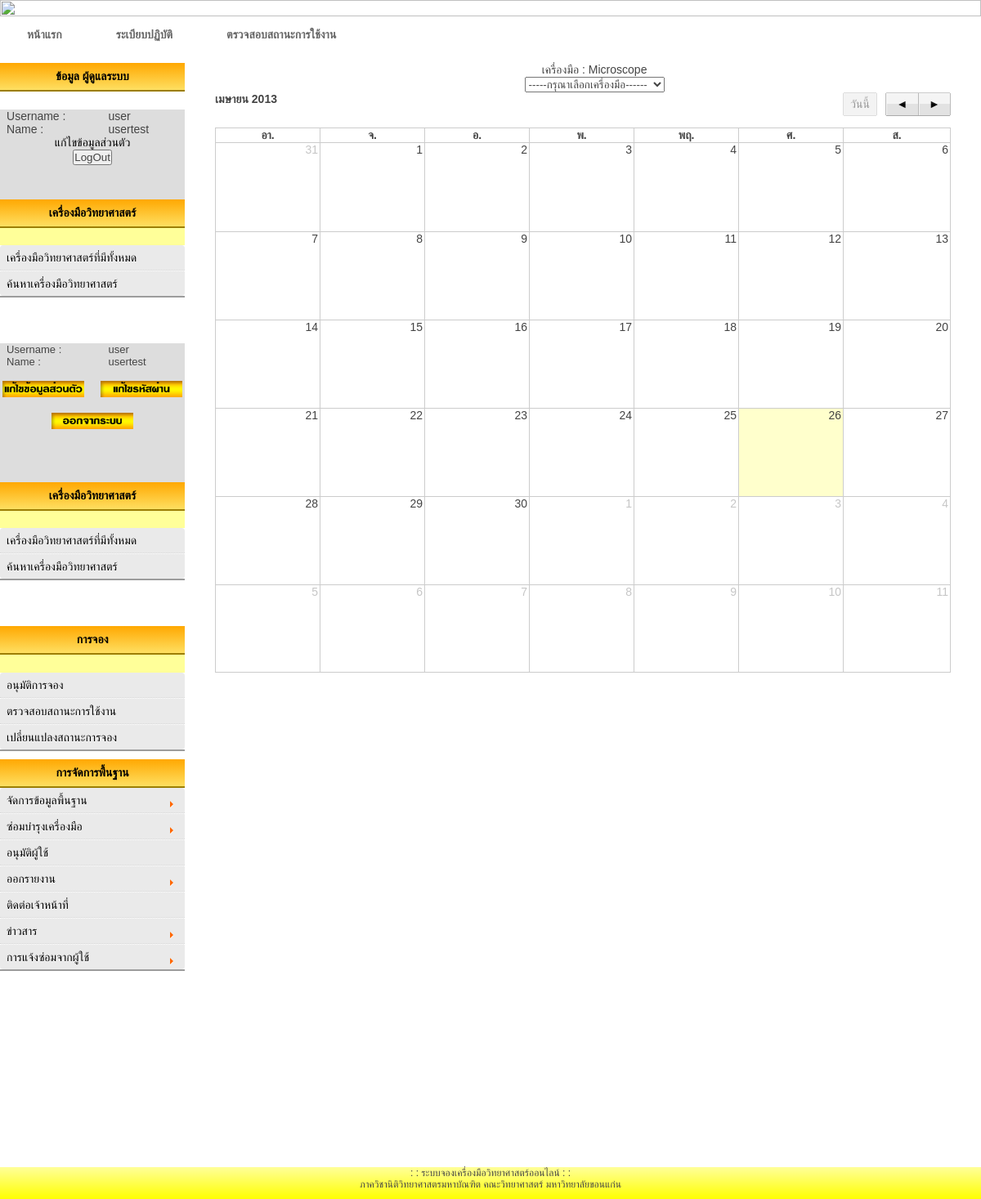
The page /events/index1-2.php (signed in) on the database as committed earlier.
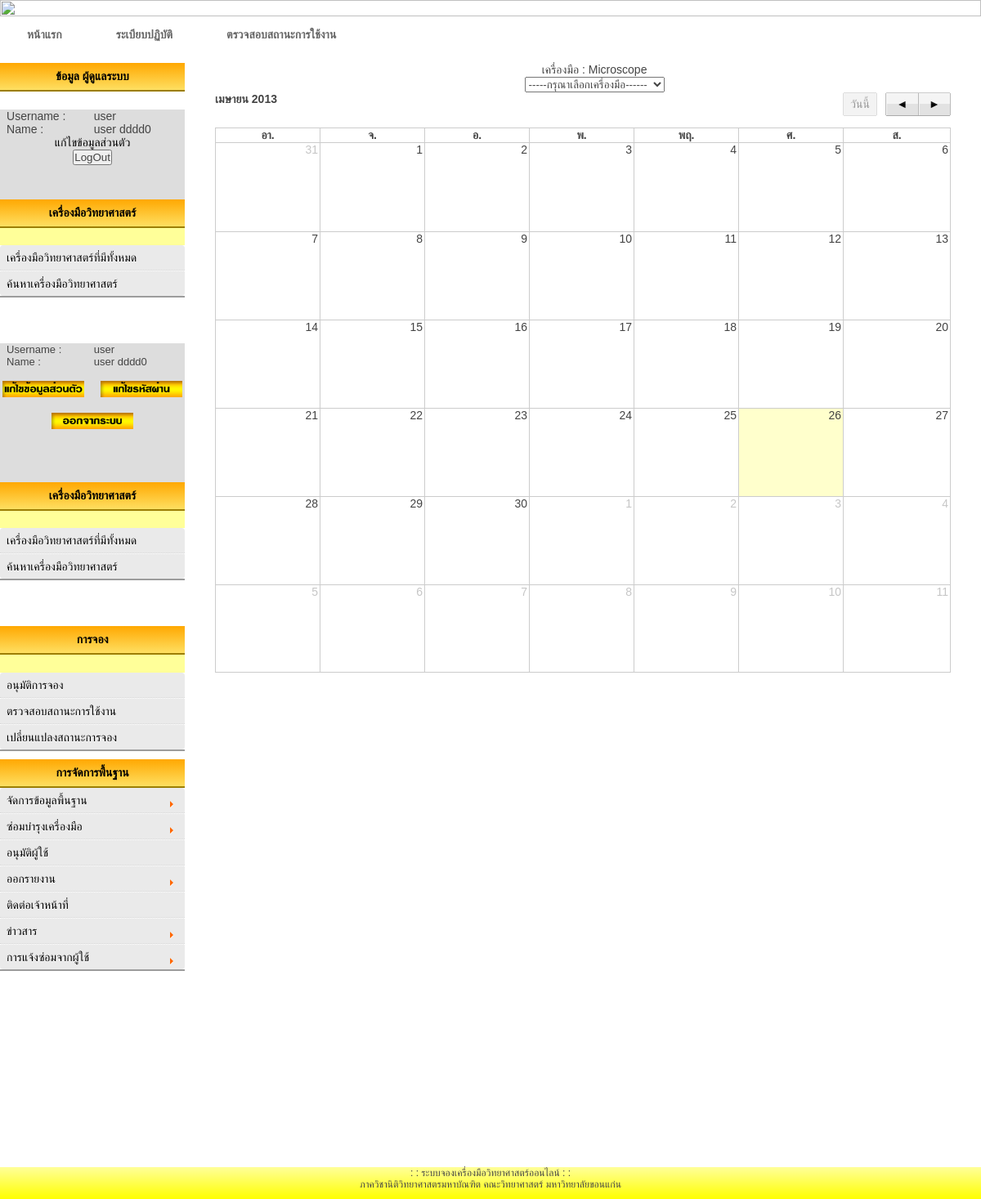
The same page on the database as committed later.
### tables this page shows
CREATE TABLE IF NOT EXISTS `user` (
  `UserId` int(5) NOT NULL AUTO_INCREMENT,
  `UserName` varchar(50) NOT NULL,
  `Password` varchar(20) NOT NULL,
  `UserFullname` varchar(50) NOT NULL,
  `UserSex` varchar(5) NOT NULL,
  `UserAddress` varchar(150) NOT NULL,
  `UserPhone` varchar(11) NOT NULL,
  `UserEmail` varchar(150) NOT NULL,
  `UserSSID` varchar(13) NOT NULL,
  `UserStatus` varchar(20) NOT NULL DEFAULT 'user' COMMENT 'status: user, ADMIN, authority, authority-apply',
  `Active` varchar(10) NOT NULL DEFAULT 'No' COMMENT 'Active : Yes,No,NoApply',
  `Detail` varchar(300) NOT NULL,
  `FacultyId` varchar(10) NOT NULL,
  `DepartmentId` varchar(10) NOT NULL,
  `BranchId` varchar(10) NOT NULL,
  PRIMARY KEY (`UserId`),
  UNIQUE KEY `UserName` (`UserName`)
);

### events/index1-2.php (the view, shortened to what the changed rows need)
<html>
<?php
  $strSQL = "SELECT * FROM user WHERE UserId = '".$_SESSION['UserId']."' ";
  $objQuery = mysql_query($strSQL)or die(mysql_error());
  $objResult = mysql_fetch_array($objQuery);
?>
<html>
<head>
<link href="styles_head.css" rel="stylesheet" type="text/css">
<link href="table1.css" rel="stylesheet" type="text/css">
<link href="text1.css" rel="stylesheet" type="text/css" />
<link href="styles_menu.css" rel="stylesheet" type="text/css">
<link rel="stylesheet" href="style.css" />
<link href="smooth-php-cal.css" rel="stylesheet" />
<link rel='stylesheet' type='text/css' href='../fullcalendar/fullcalendar.css' />
<link rel='stylesheet' type='text/css' href='../fullcalendar/fullcalendar.print.css' media='print' />
</head>
<body>
<table width="100%" border="0" BORDERCOLOR="CCCCCC"align="center" cellpadding="0" cellspacing="0" >
  <tr>
    <th colspan="3" scope="col"><img src="../images/header.bmp" width="100%" height="100%" /></th>
  </tr>
  <tr>
    <th colspan="3" scope="col">
	<div id='navbar'>
<ul>
   <li><a href="../admin/admin_page1.php"><span>หน้าแรก</span></a></li>
   <li><a href="../admin/HowToReserve-A.php"><span>ระเบียบปฏิบัติ</span></a></li>
   <li><a href="index1.php"><span>ตรวจสอบสถานะการใช้งาน</span></a></li>
</ul>
</div>
<div style="clear:both; margin: 0 0 1px 0;">&nbsp;</div>
	</th>
  </tr>
     <tr>
    <td BGCOLOR="DDDDDD"><center><form name="form1" method="post" action="../check_login.php">
  <table border="0" style="width: 210px">
    <tbody>
      <tr>
        <td>Username :</td>
        <td><?php echo $objResult["UserName"];?>
        </td>
      </tr>
      <tr>
        <td>Name : </td>
        <td><?php echo $objResult["UserFullname"];?>
        </td>
      </tr>
    </tbody>
  </table>
 <a href="../admin/edit_profile.php">แก้ไขข้อมูลส่วนตัว</a><br>
 <INPUT TYPE="button" VALUE="LogOut" ONCLICK="window.location.href='../logout.php'" class="btn"><br>
</form></td>
  </tr>
<?php include"user-admin.php";?>
</html>

### events/user-admin.php (shortened to what the changed rows need)
 <tr>
    <td BGCOLOR="DDDDDD"><center><form name="form1" method="post" action="../check_login.php">
  <table border="0" style="width: 210px">
  <tbody>
      <tr  >
        <td><FONT SIZE="2" COLOR=""><?php echo $objResult["UserName"];?></FONT>
        </td>
      </tr>
      <tr>
        <td><FONT SIZE="2" COLOR=""><?php echo $objResult["UserFullname"];?></FONT>
        </td>
      </tr>
    </tbody>
  </table><br>
<br><br>
<br>
</form></td>
  </tr>
</table>
</body>

Rows that differ between the two databases and show on the page:
changed user "user": UserFullname "usertest" → "user dddd0"
